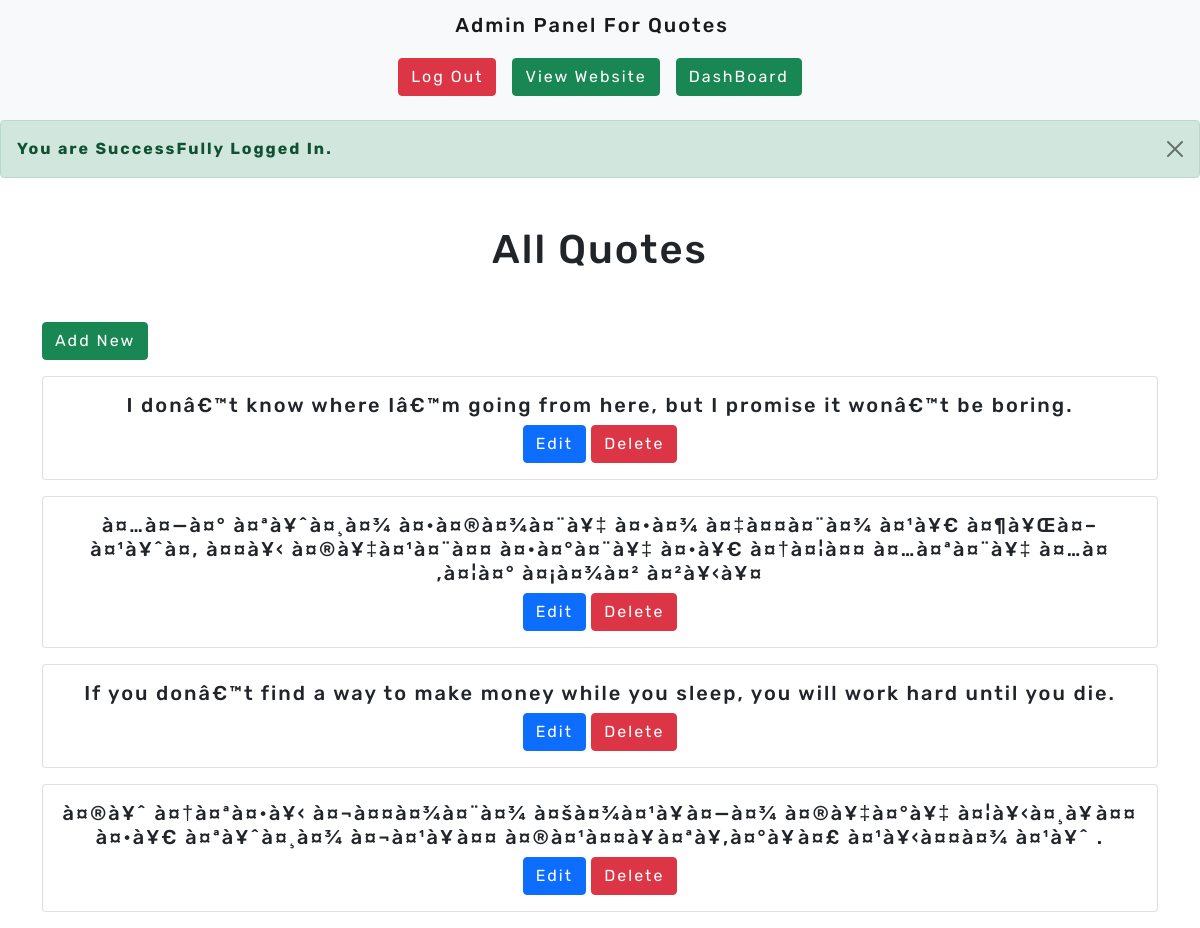
Page /admin/index.php?message=loginsuccess (signed in) on the committed database.
### tables this page shows
CREATE TABLE `quote` (
  `id` int(11) NOT NULL,
  `quote` longtext NOT NULL,
  `username` varchar(256) NOT NULL,
  `date time` datetime NOT NULL DEFAULT CURRENT_TIMESTAMP
);

### admin/index.php (the view, shortened to what this page needs)
<?php require_once "../include/conn.php";
?>
<?php include "head.php";?>
<?php include "header.php";?>
<?php
if(isset($_GET["message"])){
    if($_GET["message"] == "loginsuccess"){
        echo '<div class="alert alert-success alert-dismissible fade show" role="alert">
        <strong>You are SuccessFully Logged In.
        <button type="button" class="btn-close" data-bs-dismiss="alert" aria-label="Close"></button>
      </div>';
    }
}?>
<div class="container">
<h1 class="text-center my-5">All Quotes</h1>
<a href="add.php" class="btn btn-success text-center">Add New</a>
<?php
    $sql = $conn->prepare("SELECT * FROM `quote` WHERE username = :username");
    $sql->execute(array(
      ":username"=>$_SESSION["username"],
    ));
    foreach ($sql->fetchAll() as $row) {
        echo '<div class="card text-center my-3">
        <div class="card-body">
          <h5 class="card-title">' . $row["quote"] . '</h5>
          <a href="edit.php?id=' . $row["id"] . '" class="btn btn-primary">Edit</a>
          <a href="delete.php?id=' . $row["id"] . '" class="btn btn-danger" name="delete">Delete</a>
        </div>
      </div>';
    }
    ?>
</div>
<?php include "footer.php";?>

### admin/head.php (shortened to what this page needs)
<!DOCTYPE html>
<html lang="en">
<head>

### admin/header.php (shortened to what this page needs)
<link href="https://cdn.jsdelivr.net/npm/bootstrap@5.1.3/dist/css/bootstrap.min.css" rel="stylesheet">
<link rel="stylesheet" href="../css/style.css">
</head>
<body>
<nav class="navbar navbar-light bg-light d-flex flex-column ">
  <div class="container-fluid hedd">
    <span class="navbar-brand mb-0 h1 text-center">Admin Panel For Quotes</span>
  </div>
  <?php if(isset($_SESSION["username"])){
    echo '<div class="my-3"><a href="logout.php" class="btn btn-danger ">Log Out</a><a target="_blank" href="../index.php" class="btn btn-success mx-3">View Website</a><a  href="index.php" class="btn btn-success">DashBoard</a></div>';
    }?>
</nav>

### admin/footer.php (shortened to what this page needs)
</body>
</html>

### css/style.css (style rules this page uses)
* { margin: 0; padding: 0; font-family: 'Rubik', sans-serif; letter-spacing: 2px !important; }
.hedd { justify-content: center !important; }

### rows in the picture
quote: quote "I donâ€™t know where Iâ€™m going from here, but I promise it wonâ€™t be boring."
quote: quote "à¤…à¤—à¤° à¤ªà¥ˆà¤¸à¤¾ à¤•à¤®à¤¾à¤¨à¥‡ à¤•à¤¾ à¤‡à¤¤à¤¨à¤¾ à¤¹à¥€ à¤¶à¥Œà¤– à¤¹à¥ˆà¤‚ à¤¤à¥‹ à¤®à¥‡à¤¹à¤¨à¤¤ à¤•à¤°à¤¨à¥‡ à¤•à¥€ à¤†à¤¦à¤¤ à¤…à¤ªà¤¨à¥‡ à¤…à¤‚à¤¦à¤° à¤¡à¤¾à¤² à¤²à¥‹à¥¤"
quote: quote "If you donâ€™t find a way to make money while you sleep, you will work hard until you die."
quote: quote "à¤®à¥ˆ à¤†à¤ªà¤•à¥‹ à¤¬à¤¤à¤¾à¤¨à¤¾ à¤šà¤¾à¤¹à¥à¤—à¤¾ à¤®à¥‡à¤°à¥‡ à¤¦à¥‹à¤¸à¥à¤¤ à¤•à¥€ à¤ªà¥ˆà¤¸à¤¾ à¤¬à¤¹à¥à¤¤ à¤®à¤¹à¤¤à¥à¤ªà¥‚à¤°à¥à¤£ à¤¹à¥‹à¤¤à¤¾ à¤¹à¥ˆ ."
